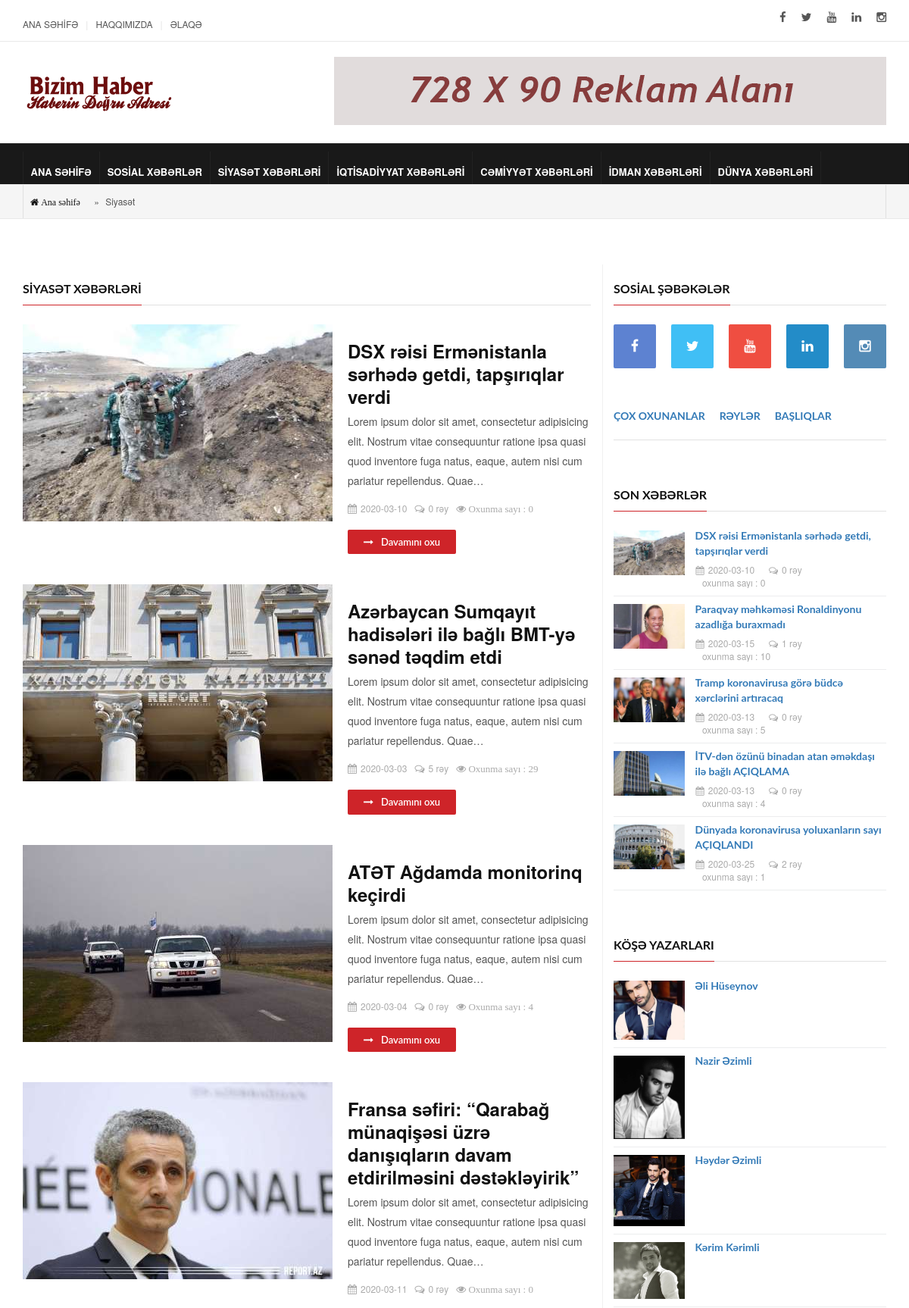
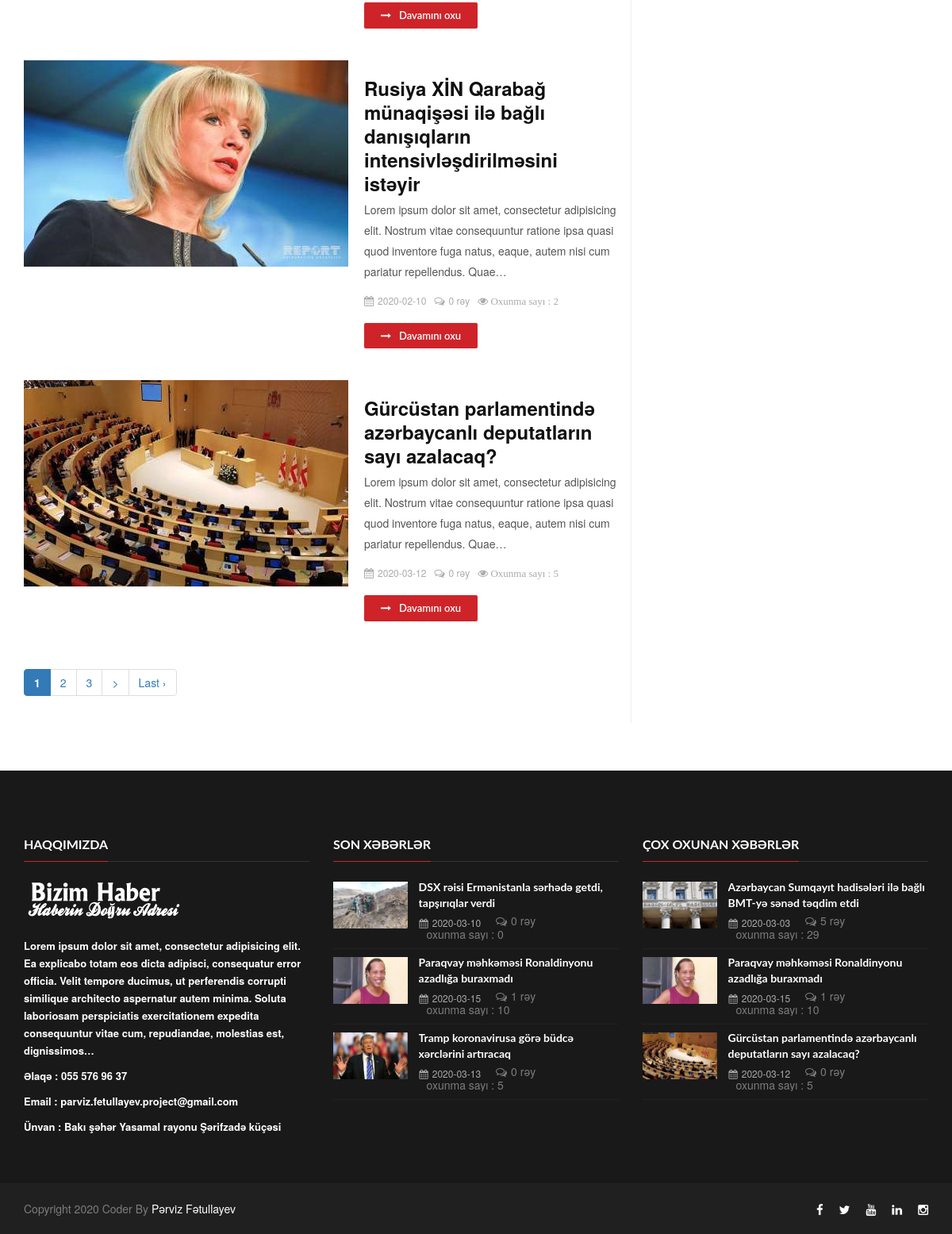
/index.php/anasehife/siyaset, run on the app's committed database (2 pictures, top to bottom).
### tables this page shows
CREATE TABLE IF NOT EXISTS `social` (
  `id` int(11) NOT NULL AUTO_INCREMENT,
  `title` varchar(100) NOT NULL,
  `url` varchar(500) NOT NULL,
  `status` tinyint(4) NOT NULL,
  `sef` varchar(300) NOT NULL,
  PRIMARY KEY (`id`)
);

CREATE TABLE IF NOT EXISTS `news` (
  `id` int(11) NOT NULL AUTO_INCREMENT,
  `cat_id` int(11) NOT NULL,
  `category` varchar(500) NOT NULL,
  `catsef` varchar(300) NOT NULL,
  `title` varchar(500) NOT NULL,
  `sef` varchar(500) NOT NULL,
  `status` tinyint(4) NOT NULL,
  `com_status` tinyint(4) NOT NULL,
  `hit` int(11) NOT NULL,
  `image` text NOT NULL,
  `tmb` varchar(500) NOT NULL,
  `mini` varchar(500) NOT NULL,
  `news_text` longtext NOT NULL,
  `last_minute` int(11) NOT NULL,
  `news_date` varchar(100) NOT NULL,
  `news_tag` varchar(300) NOT NULL,
  PRIMARY KEY (`id`)
);

CREATE TABLE IF NOT EXISTS `k_yazar` (
  `id` int(11) NOT NULL AUTO_INCREMENT,
  `fullname` varchar(100) NOT NULL,
  `image` varchar(500) NOT NULL,
  `mini` varchar(500) NOT NULL,
  `status` tinyint(4) NOT NULL,
  PRIMARY KEY (`id`)
);

CREATE TABLE IF NOT EXISTS `site_settings` (
  `id` int(11) NOT NULL AUTO_INCREMENT,
  `title` varchar(100) NOT NULL,
  `url` text NOT NULL,
  `email` varchar(100) NOT NULL,
  `phone` varchar(20) NOT NULL,
  `info` text NOT NULL,
  `adress` text NOT NULL,
  `site_desc` varchar(300) NOT NULL,
  `site_keyword` varchar(500) NOT NULL,
  PRIMARY KEY (`id`)
);

### application/views/front/siyaset/anasehife.php (shortened to what the rows shown need)
<!DOCTYPE html>
<head>
<link rel='stylesheet' href='<?=base_url('assets/front/');?>css/styles33a6.css?ver=4.9' type='text/css' media='all' />
<link rel='stylesheet' href='<?=base_url('assets/front/');?>css/base4a41.css?ver=4.8.2' type='text/css' media='all' />
<link rel='stylesheet' href='<?=base_url('assets/front/');?>css/bootstrap.min4a41.css?ver=4.8.2' type='text/css' media='all' />
<link rel='stylesheet' href='<?=base_url('assets/front/');?>css/prettyPhoto4a41.css?ver=4.8.2' type='text/css' media='all' />
<link rel="stylesheet" href="http://netdna.bootstrapcdn.com/bootstrap/3.0.3/css/bootstrap.min.css">
<link rel="stylesheet" href="http://netdna.bootstrapcdn.com/bootstrap/3.0.3/css/bootstrap-theme.min.css">
<link rel='stylesheet' href='<?=base_url('assets/front/');?>css/font-awesome/css/font-awesome.min4a41.css?ver=4.8.2' type='text/css' media='all' />
<link rel='stylesheet' href='<?=base_url('assets/front/');?>css/EnFonto/style4a41.css?ver=4.8.2' type='text/css' media='all' />
<link rel='stylesheet' href='<?=base_url('assets/front/');?>css/animate-custom4a41.css?ver=4.8.2' type='text/css' media='all' />
<link rel='stylesheet' href='<?=base_url('assets/front/');?>css/style.css' type='text/css' media='all' />
<link rel='stylesheet' href='<?=base_url('assets/front/');?>css/main4a41.css?ver=4.8.2' type='text/css' media='all' />
<link rel='stylesheet' href='<?=base_url('assets/front/');?>css/responsive4a41.css?ver=4.8.2' type='text/css' media='all' />
<link rel='stylesheet' href='<?=base_url('assets/front/');?>css/dark4a41.css?ver=4.8.2' type='text/css' media='all' />
<link rel='stylesheet' href='<?=base_url('assets/front/');?>css/skins/skins4a41.css?ver=4.8.2' type='text/css' media='all' />
<link rel='stylesheet' href='<?=base_url('assets/front/');?>css/custom4a41.css?ver=4.8.2' type='text/css' media='all' />
</head>
<body class="home page-template-default page page-id-1129">
<div id="wrap" class="grid_1200 fixed-enabled ">
<div class="wrap-content">
<header id="header" class="header-1">
<div class="top-header main-block">
<div class="container">
<div class="header-follow header-follow-right">
<ul>
<?php $social = social_media(); foreach ($social as $social): ?>
<li class="social-<?=$social['sef'];?>">
	<a class="tooltip-n" href="<?=$social['url'];?>" target='_blank'>
	   <i class="fa fa-<?=$social['sef'];?>"></i>
    </a>
</li>
<?php endforeach ?>
</ul>
</div>
</div>
</div>
</header>
<div class="main-header-footer">
<?php $this->load->view('front/siyaset/bredcrumb');?>
<div class="main-sections">
	<div class="sections sections-content sections-right-sidebar sections-sidebars">
		<div class="container">
<div class="row">
<div class="with-sidebar-container">
<div class="main-container col-md-8">
<div class='all-blogs'>
	<?php $this->load->view('front/siyaset/main_content');?>
</div>
</div>
<div class="first-sidebar sidebar-col col-md-4 sticky-sidebar">
<aside class="sidebar">
<?php $this->load->view('front/include/social_media');?>
<?php $this->load->view('front/include/tag');?>
<?php $this->load->view('front/include/sonxeberler');?>
<?php $this->load->view('front/include/kose_yazar');?>
</div>
</div>
</div>
<?php $this->load->view('front/include/footer');?>

### application/views/front/siyaset/main_content.php (shortened to what the rows shown need)
<?php foreach ($info as $info){ $s_id = $info['id']; ?>
<article class="v-post clearfix article-title-meta-image post-style-6 animation post--content image_post post-no-border post-1912 post type-post status-publish format-standard has-post-thumbnail hentry category-business" data-animate="fadeInUp" itemscope=""
itemtype="http://schema.org/Article">
<div class="post-img post-img-9">
<a href="<?php echo base_url('anasehife/siyaset_details/'); echo $info['sef'];?>" title="<?=$info['title'];?>" rel="bookmark" class='post-img-link'>
<img alt='' width='750' height='354' src='<?php echo base_url(); echo $info['tmb'];?>'>
</a>
</div>
<div class='post-inner-6'>
<h1 class="post-head-title">
<a itemprop="url" href="<?php echo base_url('anasehife/siyaset_details/'); echo $info['sef'];?>" title="<?=$info['title'];?>" rel="bookmark">
<?php echo $info['title'];?>
</a>
</h1>
<div class="post-inner">
<p><?php echo word_limiter($info['news_text'],25);?></p>
</div>
<div class="post-meta">
<div class="post-meta-date"><i class="fa fa-calendar"></i><?php echo $info['news_date'];?></div>
<div class="post-meta-comment"><i class="fa fa-comments-o"></i><?php echo comment_getir($s_id); ?> rəy</div>
<div class="post-meta-view"><i class="fa fa-eye">&nbsp;Oxunma sayı : <?php echo $info['hit'];?></i></div>
</div>
<div class="post-more">
	<a class="button-default medium" href="<?php echo base_url('anasehife/siyaset_details/'); echo $info['sef'];?>" title="<?=$info['title'];?>" rel="bookmark">
		<i class="fa fa-long-arrow-right"></i>Davamını oxu
	</a>
</div>
</div>
</article>
<?php } ?>

### application/views/front/include/social_media.php (shortened to what the rows shown need)
<div id="widget_counter-4" class="widget widget-statistics widget-margin-custom widget-margin-20">
<div class="widget-wrap">
<div class="social-ul">
<ul class=" social-background">
<?php $social = social_media(); foreach ($social as $social): ?>
<li class="social-<?=$social['sef'];?>">
	<a class="tooltip-n" href="<?=$social['url'];?>" target='_blank'>
	   <i class="fa fa-<?=$social['sef'];?>"></i>
    </a>
</li>
<?php endforeach ?>
</ul>
</div>
</div>
</div>

### application/views/front/include/sonxeberler.php (shortened to what the rows shown need)
<div id="widget_posts-5" class="widget widget-posts">
<div class="widget-wrap">
<ul class='widget-posts'>
<?php $info = sonxeber(); foreach($info as $info){ $s_id = $info['id']; ?>
<li class="widget-posts-image">
<div class="box-news-small">
<div class="box-news-img">
<img alt='<?=$info['title'];?>' width='94' height='73' src='<?php echo base_url(); echo $info['tmb'];?>'>
</div>
<div class="box-news-content">
<?php if($info['category']=='Siyasət') { ?>
<div class="box-news-title"><a href="<?php echo base_url('anasehife/siyaset_details/'); echo $info['sef'];?>" title="<?=$info['title'];?>" rel="bookmark"><?php echo $info['title'];?></a></div>
<?php } elseif($info['category']=='Sosial'){ ?>
<div class="box-news-title"><a href="<?php echo base_url('anasehife/sosial_details/'); echo $info['sef'];?>" title="<?=$info['title'];?>" rel="bookmark"><?php echo $info['title'];?></a></div>
<?php } elseif($info['category']=='İqtisadiyyat'){ ?>
<div class="box-news-title"><a href="<?php echo base_url('anasehife/iqtisadiyyat_details/'); echo $info['sef'];?>" title="<?=$info['title'];?>" rel="bookmark"><?php echo $info['title'];?></a></div>
<?php } elseif($info['category']=='İdman'){ ?>
<div class="box-news-title"><a href="<?php echo base_url('anasehife/idman_details/'); echo $info['sef'];?>" title="<?=$info['title'];?>" rel="bookmark"><?php echo $info['title'];?></a></div>
<?php } elseif($info['category']=='Dünya'){ ?>
<div class="box-news-title"><a href="<?php echo base_url('anasehife/dunya_details/'); echo $info['sef'];?>" title="<?=$info['title'];?>" rel="bookmark"><?php echo $info['title'];?></a></div>
<?php } elseif($info['category']=='Cəmiyyət'){ ?>
<div class="box-news-title"><a href="<?php echo base_url('anasehife/cemiyyet_details/'); echo $info['sef'];?>" title="<?=$info['title'];?>" rel="bookmark"><?php echo $info['title'];?></a></div>
<?php } ?>
<div class="box-news-meta">
<time class="box-news-meta-date"><i class="fa fa-calendar"></i><?php echo $info['news_date'];?></time>
<a class="box-news-meta-comment"><i class="fa fa-comments-o"></i><?php echo comment_getir($s_id); ?> rəy</a>
<a class="box-news-meta-comment"><i class="fa fa-eye-o"></i> oxunma sayı : <?php echo $info['hit'];?></a>
</div>
</div>
</div>
</li>
<?php } ?>
</ul>
</div>
</div>

### application/views/front/include/kose_yazar.php (shortened to what the rows shown need)
<div id="widget_posts-5" class="widget widget-posts">
<div class="widget-wrap">
<ul class='widget-posts'>
<?php $info = kose_yazar(); foreach ($info as $info): ?>
<li class="widget-posts-image">
<div class="box-news-small">
<div class="box-news-img">
<img alt='' style="object-fit:contain;" width='94' height='73' src='<?php echo base_url(); echo $info['image'];?>'>
</div>
<div class="box-news-content">
<div class="box-news-title">
	<a title="<?=$info['fullname'];?>" rel="bookmark"><?php echo $info['fullname'];?></a></div>
</div>
<div class="clearfix"></div>
</div>
</li>
<?php endforeach ?>
</ul>
</div>
</div>
</aside>
</div>
</div>
</div>
</div>
</div>
</div>

### application/views/front/include/footer.php (shortened to what the rows shown need)
<footer id="main-footer">
<div class="top-footer top-footer-2" style=" padding-top:60px; padding-bottom:60px;">
<div class="container">
<div class="row">
<div class="col-md-4">
<div id="about_me-widget-4" class="widget widget-about">
<div class="widget-wrap">
<div class="about-widget">
<?php $info = site_settings(); foreach ($info as $info): ?>
<p style='margin-top: 20px'><span style="color:white;font-weight:bold;"><?php echo word_limiter($info['info'],40);?></span></p>
<p style='margin-top: 10px'><span style="color:white;font-weight:bold;">Əlaqə : <?php echo $info['phone'];?></span></p>
<p style='margin-top: 10px'><span style="color:white;font-weight:bold;">Email : <?php echo $info['email'];?></span></p>
<p style='margin-top: 10px'><span style="color:white;font-weight:bold;">Ünvan : <?php echo $info['adress'];?></span></p>
<?php endforeach ?>
</div>
</div>
</div>
</div>
<div class="col-md-4">
<div id="widget_posts-7" class="widget widget-posts">
<div class="widget-wrap">
<ul class='widget-posts'>
<?php $info = sonxeber1(); foreach ($info as $info){ $s_id = $info['id']; ?>
<li class="widget-posts-image">
<div class="box-news-small">
<div class="box-news-img">
<img alt='' width='94' height='73' src='<?php echo base_url(); echo $info['tmb'];;?>'>
</div>
<div class="box-news-content">
<div class="box-news-title">
<?php if($info['category']=='Siyasət') { ?>
<a href="<?php echo base_url('anasehife/siyaset_details/'); echo $info['sef'];?>" title="<?=$info['title'];?>" rel="bookmark"><?php echo $info['title'];?></a>
<?php } elseif($info['category']=='Sosial'){ ?>
<a href="<?php echo base_url('anasehife/sosial_details/'); echo $info['sef'];?>" title="<?=$info['title'];?>" rel="bookmark"><?php echo $info['title'];?></a>
<?php } elseif($info['category']=='İqtisadiyyat'){ ?>
<a href="<?php echo base_url('anasehife/iqtisadiyyat_details/'); echo $info['sef'];?>" title="<?=$info['title'];?>" rel="bookmark"><?php echo $info['title'];?></a>
<?php } elseif($info['category']=='İdman'){ ?>
<a href="<?php echo base_url('anasehife/idman_details/'); echo $info['sef'];?>" title="<?=$info['title'];?>" rel="bookmark"><?php echo $info['title'];?></a>
<?php } elseif($info['category']=='Dünya'){ ?>
<a href="<?php echo base_url('anasehife/dunya_details/'); echo $info['sef'];?>" title="<?=$info['title'];?>" rel="bookmark"><?php echo $info['title'];?></a>
<?php } elseif($info['category']=='Cəmiyyət'){ ?>
<a href="<?php echo base_url('anasehife/cemiyyet_details/'); echo $info['sef'];?>" title="<?=$info['title'];?>" rel="bookmark"><?php echo $info['title'];?></a>
<?php } ?>
</div>
<div class="box-news-meta">
<time class="box-news-meta-date"><i class="fa fa-calendar"></i><?php echo $info['news_date'];?></time>
<i class="fa fa-comments-o"></i><?php echo comment_getir($s_id); ?> rəy <br>
<i class="fa fa-eye-o"></i> oxunma sayı : <?php echo $info['hit'];?>
</div>
</div>
</div>
</li>
<?php } ?>
</ul>
</div>
</div>
</div>
<div class="col-md-4">
<div id="widget_posts-7" class="widget widget-posts">
<div class="widget-wrap">
<ul class='widget-posts'>
<?php $info = hit_xeber1(); foreach ($info as $info){ $s_id = $info['id']; ?>
<li class="widget-posts-image">
<div class="box-news-small">
<div class="box-news-img">
<img alt='' width='94' height='73' src='<?php echo base_url(); echo $info['tmb'];;?>'>
</div>
<div class="box-news-content">
<div class="box-news-title">
<?php if($info['category']=='Siyasət') { ?>
<a href="<?php echo base_url('anasehife/siyaset_details/'); echo $info['sef'];?>" title="<?=$info['title'];?>" rel="bookmark"><?php echo $info['title'];?></a>
<?php } elseif($info['category']=='Sosial'){ ?>
<a href="<?php echo base_url('anasehife/sosial_details/'); echo $info['sef'];?>" title="<?=$info['title'];?>" rel="bookmark"><?php echo $info['title'];?></a>
<?php } elseif($info['category']=='İqtisadiyyat'){ ?>
<a href="<?php echo base_url('anasehife/iqtisadiyyat_details/'); echo $info['sef'];?>" title="<?=$info['title'];?>" rel="bookmark"><?php echo $info['title'];?></a>
<?php } elseif($info['category']=='İdman'){ ?>
<a href="<?php echo base_url('anasehife/idman_details/'); echo $info['sef'];?>" title="<?=$info['title'];?>" rel="bookmark"><?php echo $info['title'];?></a>
<?php } elseif($info['category']=='Dünya'){ ?>
<a href="<?php echo base_url('anasehife/dunya_details/'); echo $info['sef'];?>" title="<?=$info['title'];?>" rel="bookmark"><?php echo $info['title'];?></a>
<?php } elseif($info['category']=='Cəmiyyət'){ ?>
<a href="<?php echo base_url('anasehife/cemiyyet_details/'); echo $info['sef'];?>" title="<?=$info['title'];?>" rel="bookmark"><?php echo $info['title'];?></a>
<?php } ?>
</div>
<div class="box-news-meta">
<time class="box-news-meta-date"><i class="fa fa-calendar"></i><?php echo $info['news_date'];?></time>
<i class="fa fa-comments-o"></i><?php echo comment_getir($s_id); ?> rəy <br>
<i class="fa fa-eye-o"></i> oxunma sayı : <?php echo $info['hit'];?>
</div>
</div>
</div>
</li>
<?php } ?>
</ul>
</div>
</div>
</div>
</div>
</div>
</div>
<div id="footer" class='main-block footer-normal footer-social-copyrights footer-have-top footer-2'>
<div class="container">
<div class="social-ul">
<ul>
<?php $social = social_media(); foreach ($social as $social): ?>
<li class="social-<?=$social['sef'];?>">
	<a class="tooltip-n" href="<?=$social['url'];?>" target='_blank'>
	   <i class="fa fa-<?=$social['sef'];?>"></i>
    </a>
</li>
<?php endforeach ?>
</ul>
</div>
</div>
</div>
</footer>
</body>
</html>

### data on the page
news: tmb (picture), title "DSX rəisi Ermənistanla sərhədə getdi, tapşırıqlar verdi", news_text "Lorem ipsum dolor sit amet, consectetur adipisicing elit. Nostrum vitae consequuntur ratione ipsa quasi quod inventore fuga natus, eaque, autem nisi cum pariatur repellendus. Quae…", news_date "2020-03-10", s_id "0", hit "0"
news: tmb (picture), title "Azərbaycan Sumqayıt hadisələri ilə bağlı BMT-yə sənəd təqdim etdi", news_text "Lorem ipsum dolor sit amet, consectetur adipisicing elit. Nostrum vitae consequuntur ratione ipsa quasi quod inventore fuga natus, eaque, autem nisi cum pariatur repellendus. Quae…", news_date "2020-03-03", s_id "5", hit "29"
news: tmb (picture), title "ATƏT Ağdamda monitorinq keçirdi", news_text "Lorem ipsum dolor sit amet, consectetur adipisicing elit. Nostrum vitae consequuntur ratione ipsa quasi quod inventore fuga natus, eaque, autem nisi cum pariatur repellendus. Quae…", news_date "2020-03-04", s_id "0", hit "4"
news: tmb (picture), title "Fransa səfiri: “Qarabağ münaqişəsi üzrə danışıqların davam etdirilməsini dəstəkləyirik”", news_text "Lorem ipsum dolor sit amet, consectetur adipisicing elit. Nostrum vitae consequuntur ratione ipsa quasi quod inventore fuga natus, eaque, autem nisi cum pariatur repellendus. Quae…", news_date "2020-03-11", s_id "0", hit "0"
news: tmb (picture), title "Rusiya XİN Qarabağ münaqişəsi ilə bağlı danışıqların intensivləşdirilməsini istəyir", news_text "Lorem ipsum dolor sit amet, consectetur adipisicing elit. Nostrum vitae consequuntur ratione ipsa quasi quod inventore fuga natus, eaque, autem nisi cum pariatur repellendus. Quae…", news_date "2020-02-10", s_id "0", hit "2"
news: tmb (picture), title "Gürcüstan parlamentində azərbaycanlı deputatların sayı azalacaq?", news_text "Lorem ipsum dolor sit amet, consectetur adipisicing elit. Nostrum vitae consequuntur ratione ipsa quasi quod inventore fuga natus, eaque, autem nisi cum pariatur repellendus. Quae…", news_date "2020-03-12", s_id "0", hit "5"
news: tmb (picture), title "Paraqvay məhkəməsi Ronaldinyonu azadlığa buraxmadı", news_date "2020-03-15", s_id "1", hit "10"
news: tmb (picture), title "Tramp koronavirusa görə büdcə xərclərini artıracaq", news_date "2020-03-13", s_id "0", hit "5"
news: tmb (picture), title "İTV-dən özünü binadan atan əməkdaşı ilə bağlı AÇIQLAMA", news_date "2020-03-13", s_id "0", hit "4"
news: tmb (picture), title "Dünyada koronavirusa yoluxanların sayı AÇIQLANDI", news_date "2020-03-25", s_id "2", hit "1"
k_yazar: image (picture), fullname "Əli Hüseynov"
k_yazar: image (picture), fullname "Nazir Əzimli"
k_yazar: image (picture), fullname "Həydər Əzimli"
k_yazar: image (picture), fullname "Kərim Kərimli"
site_settings: info "Lorem ipsum dolor sit amet, consectetur adipisicing elit. Ea explicabo totam eos dicta adipisci, consequatur error officia. Velit tempore ducimus, ut perferendis corrupti similique architecto aspernatur autem minima. Soluta laboriosam perspiciatis exercitationem expedita consequuntur vitae cum, repudiandae, molestias est, dignissimos…", phone "055 576 96 37", email "parviz.fetullayev.project@gmail.com", adress "Bakı şəhər Yasamal rayonu Şərifzadə küçəsi"

### other printed values
$this->pagination->create_links() "1 2 3 > Last ›"
